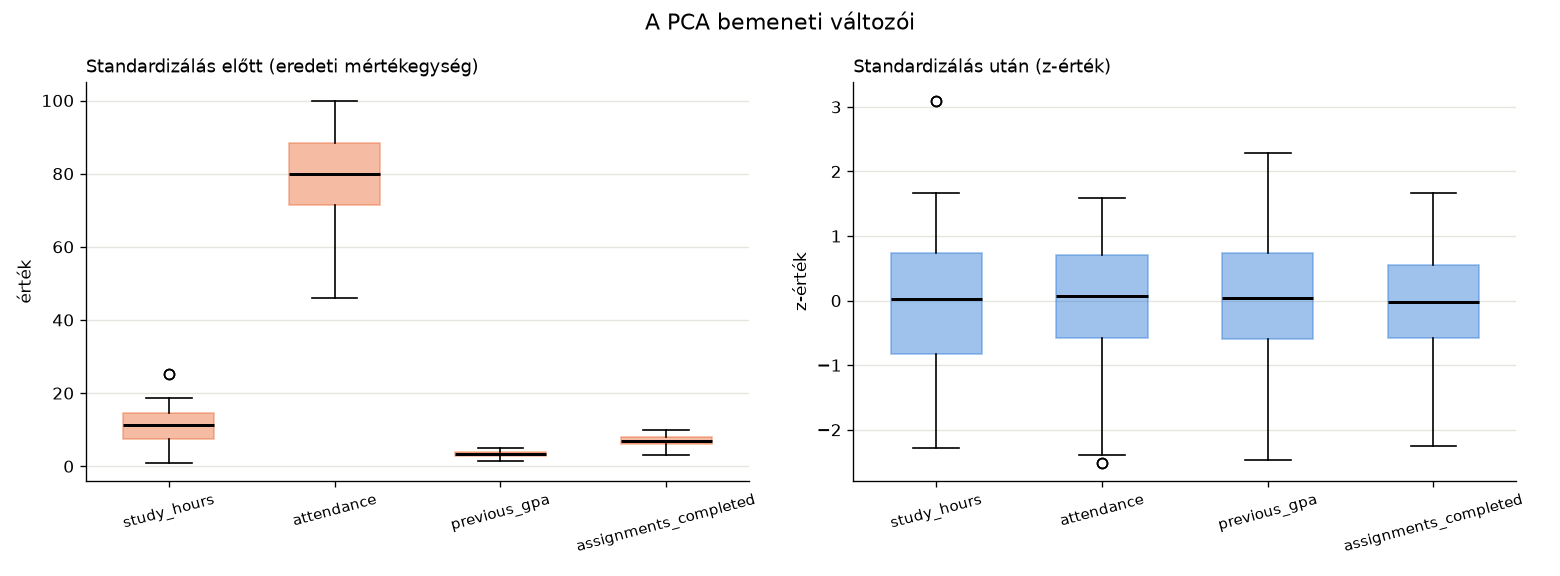

This chart was generated by the following Python code:
# -*- coding: utf-8 -*-
"""1. Adatok előkészítése PCA-hoz.

Bemenet: student_performance_imputed.csv

Kiválasztjuk a hallgatók numerikus tanulási jellemzőit (az exam_score
nélkül, mert a passed közvetlenül abból készült), és standardizáljuk őket.
Megmutatjuk, mennyire eltérő a változók skálája és szórása a
standardizálás előtt, és hogy utána mindegyik átlaga 0, szórása 1.
"""

import os

import pandas as pd
import matplotlib.pyplot as plt

from pca_kozos import (MAPPA, JELLEMZOK, SZIN, SZIN2, beolvas, cim, standardizal,
                       ax_formaz)


def leiro(adat):
    return adat.agg(["mean", "std", "min", "max"]).T.rename(
        columns={"mean": "átlag", "std": "szórás"})


def abra(df, z):
    fig, (ax_elott, ax_utan) = plt.subplots(1, 2, figsize=(13, 4.8))
    for ax, adat, szin, felirat, ylabel in (
            (ax_elott, df[JELLEMZOK], SZIN2, "Standardizálás előtt (eredeti mértékegység)", "érték"),
            (ax_utan, z, SZIN, "Standardizálás után (z-érték)", "z-érték")):
        doboz = ax.boxplot([adat[v] for v in JELLEMZOK], patch_artist=True, widths=0.55,
                           medianprops={"color": "black", "linewidth": 1.8})
        for test in doboz["boxes"]:
            test.set(facecolor=szin, alpha=0.45, edgecolor=szin)
        ax.set_xticks(range(1, len(JELLEMZOK) + 1))
        ax.set_xticklabels(JELLEMZOK, rotation=15, fontsize=9)
        ax_formaz(ax, felirat, "", ylabel, racs="y")
    fig.suptitle("A PCA bemeneti változói", fontsize=13)
    fig.tight_layout()
    fig.savefig(os.path.join(MAPPA, "01_adatelokeszites.png"), dpi=120)


def main():
    pd.set_option("display.width", 130)
    df = beolvas()
    print("Beolvasva: {} sor, {} oszlop".format(*df.shape))

    cim("A PCA jellemzői")
    print("Kiválasztott változók: {}".format(", ".join(JELLEMZOK)))
    print("Hiányzó értékek: {}".format(int(df[JELLEMZOK].isna().sum().sum())))
    print()
    print("Az exam_score kimarad: a passed (≥ 50 pont → yes) közvetlenül az exam_score-ból")
    print("készült. Ha bevonnánk, a főkomponensek részben magát a sikerességet kódolnák, és a")
    print("sikeres / sikertelen hallgatók elkülönülése mesterségesen felerősödne az ábrán.")

    cim("Leíró statisztikák standardizálás előtt")
    elotte = leiro(df[JELLEMZOK])
    print(elotte.round(2).to_string())
    print()
    print("A változók mértékegysége és szórása nagyon eltérő: az attendance szórása ({:.2f})"
          .format(elotte.loc["attendance", "szórás"]))
    print("közel {:.0f}-szorosa a previous_gpa szórásának ({:.2f}), a szórásnégyzet (variancia)"
          .format(elotte.loc["attendance", "szórás"] / elotte.loc["previous_gpa", "szórás"],
                  elotte.loc["previous_gpa", "szórás"]))
    print("esetében ez az arány a négyzete. Mivel a PCA a varianciát maximalizálja,")
    print("standardizálás nélkül az első főkomponens gyakorlatilag az attendance lenne.")

    cim("Standardizálás: z = (x − átlag) / szórás")
    z = standardizal(df, JELLEMZOK)
    # + 0.0: a lebegőpontos −0.000 kiírás helyett 0.000
    print((leiro(z).round(3) + 0.0).to_string())
    print()
    print("Standardizálás után minden változó átlaga 0 és szórása 1 (a StandardScaler a")
    print("populációs szórással, n-nel oszt, ezért a pandas n−1-es szórása {:.3f})."
          .format(z["study_hours"].std()))
    print("Így minden változó azonos súllyal indul a főkomponensek képzésében; a PCA ekkor")
    print("a korrelációs mátrixra épül.")
    print()
    print("Az első 5 hallgató standardizált értékei:")
    print(pd.concat([df["student_id"], z.round(3)], axis=1).head().to_string(index=False))

    abra(df, z)
    plt.show()


if __name__ == "__main__":
    main()
